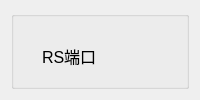
      <widget class="QWidget" name="tab_commonSet">
       <attribute name="title">
        <string>系统设定</string>
       </attribute>
       <layout class="QGridLayout" name="gridLayout_2">
        <item row="0" column="0">
         <widget class="QGroupBox" name="groupBox">
          <property name="title">
           <string/>
          </property>
          <widget class="QWidget" name="layoutWidget">
           <property name="geometry">
            <rect>
             <x>31</x>
             <y>31</y>
             <width>524</width>
             <height>333</height>
            </rect>
           </property>
           <layout class="QGridLayout" name="gridLayout_4">
            <item row="0" column="0">
             <widget class="QLabel" name="lblRSPort">
              <property name="font">
               <font>
                <pointsize>12</pointsize>
               </font>
              </property>
              <property name="text">
               <string>RS端口</string>
              </property>
             </widget>
            </item>
            <item row="0" column="1" colspan="2">
             <spacer name="horizontalSpacer_2">
              <property name="orientation">
               <enum>Qt::Horizontal</enum>
              </property>
              <property name="sizeType">
               <enum>QSizePolicy::Preferred</enum>
              </property>
              <property name="sizeHint" stdset="0">
               <size>
                <width>76</width>
                <height>20</height>
               </size>
              </property>
             </spacer>
            </item>
            <item row="0" column="3">
             <widget class="QSpinBox" name="ebxRsPort">
              <property name="minimumSize">
               <size>
                <width>50</width>
                <height>22</height>
               </size>
              </property>
              <property name="font">
               <font>
                <pointsize>12</pointsize>
               </font>
              </property>
              <property name="minimum">
               <number>1</number>
              </property>
             </widget>
            </item>
            <item row="0" column="4" colspan="2">
             <spacer name="horizontalSpacer_5">
              <property name="orientation">
               <enum>Qt::Horizontal</enum>
              </property>
              <property name="sizeHint" stdset="0">
               <size>
                <width>40</width>
                <height>20</height>
               </size>
              </property>
             </spacer>
            </item>
            <item row="1" column="0">
             <spacer name="verticalSpacer">
              <property name="orientation">
               <enum>Qt::Vertical</enum>
              </property>
              <property name="sizeHint" stdset="0">
               <size>
                <width>48</width>
                <height>13</height>
               </size>
              </property>
             </spacer>
            </item>
            <item row="2" column="0" colspan="2">
             <widget class="QLabel" name="label_3">
              <property name="font">
               <font>
                <pointsize>12</pointsize>
               </font>
              </property>
              <property name="text">
               <string>品种编号</string>
              </property>
             </widget>
            </item>
            <item row="2" column="2">
             <spacer name="horizontalSpacer_3">
              <property name="orientation">
               <enum>Qt::Horizontal</enum>
              </property>
              <property name="sizeType">
               <enum>QSizePolicy::Fixed</enum>
              </property>
              <property name="sizeHint" stdset="0">
               <size>
                <width>60</width>
                <height>20</height>
               </size>
              </property>
             </spacer>
            </item>
            <item row="2" column="3">
             <widget class="QSpinBox" name="ebxColorHin">
              <property name="minimumSize">
               <size>
                <width>50</width>
                <height>0</height>
               </size>
              </property>
              <property name="font">
               <font>
                <pointsize>12</pointsize>
               </font>
              </property>
              <property name="maximum">
               <number>999</number>
              </property>
             </widget>
            </item>
            <item row="2" column="4" colspan="2">
             <spacer name="horizontalSpacer_6">
              <property name="orientation">
               <enum>Qt::Horizontal</enum>
              </property>
              <property name="sizeHint" stdset="0">
               <size>
                <width>40</width>
                <height>20</height>
               </size>
              </property>
             </spacer>
            </item>
            <item row="3" column="0">
             <spacer name="verticalSpacer_2">
              <property name="orientation">
               <enum>Qt::Vertical</enum>
              </property>
              <property name="sizeHint" stdset="0">
               <size>
                <width>48</width>
                <height>13</height>
               </size>
              </property>
             </spacer>
            </item>
            <item row="4" column="0" colspan="2">
             <widget class="QLabel" name="label_4">
              <property name="font">
               <font>
                <pointsize>12</pointsize>
               </font>
              </property>
              <property name="text">
               <string>品种名称</string>
              </property>
             </widget>
            </item>
            <item row="4" column="2">
             <spacer name="horizontalSpacer_4">
              <property name="orientation">
               <enum>Qt::Horizontal</enum>
              </property>
              <property name="sizeHint" stdset="0">
               <size>
                <width>58</width>
                <height>22</height>
               </size>
              </property>
             </spacer>
            </item>
            <item row="4" column="3" colspan="3">
             <widget class="QLineEdit" name="ebxHinsyuName">
              <property name="minimumSize">
               <size>
                <width>330</width>
                <height>25</height>
               </size>
              </property>
              <property name="font">
               <font>
                <pointsize>12</pointsize>
               </font>
              </property>
             </widget>
            </item>
            <item row="5" column="0">
             <spacer name="verticalSpacer_6">
              <property name="orientation">
               <enum>Qt::Vertical</enum>
              </property>
              <property name="sizeHint" stdset="0">
               <size>
                <width>48</width>
                <height>13</height>
               </size>
              </property>
             </spacer>
            </item>
            <item row="6" column="0" colspan="2">
             <widget class="QLabel" name="label_7">
              <property name="font">
               <font>
                <pointsize>12</pointsize>
               </font>
              </property>
              <property name="text">
               <string>程序名称</string>
              </property>
             </widget>
            </item>
            <item row="6" column="2">
             <spacer name="horizontalSpacer_10">
              <property name="orientation">
               <enum>Qt::Horizontal</enum>
              </property>
              <property name="sizeHint" stdset="0">
               <size>
                <width>58</width>
                <height>22</height>
               </size>
              </property>
             </spacer>
            </item>
            <item row="6" column="3" colspan="3">
             <widget class="QLineEdit" name="ebxCaption">
              <property name="minimumSize">
               <size>
                <width>330</width>
                <height>25</height>
               </size>
              </property>
              <property name="font">
               <font>
                <pointsize>12</pointsize>
               </font>
              </property>
             </widget>
            </item>
            <item row="7" column="0">
             <spacer name="verticalSpacer_7">
              <property name="orientation">
               <enum>Qt::Vertical</enum>
              </property>
              <property name="sizeHint" stdset="0">
               <size>
                <width>48</width>
                <height>13</height>
               </size>
              </property>
             </spacer>
            </item>
            <item row="8" column="0" colspan="2">
             <widget class="QLabel" name="label_8">
              <property name="font">
               <font>
                <pointsize>12</pointsize>
               </font>
              </property>
              <property name="text">
               <string>自动保存图片</string>
              </property>
             </widget>
            </item>
            <item row="8" column="2">
             <spacer name="horizontalSpacer_11">
              <property name="orientation">
               <enum>Qt::Horizontal</enum>
              </property>
              <property name="sizeHint" stdset="0">
               <size>
                <width>38</width>
                <height>22</height>
               </size>
              </property>
             </spacer>
            </item>
            <item row="8" column="3" colspan="2">
             <widget class="ImageSwitch" name="chkAutoSave" native="true">
              <property name="minimumSize">
               <size>
                <width>70</width>
                <height>25</height>
               </size>
              </property>
             </widget>
            </item>
            <item row="8" column="5">
             <spacer name="horizontalSpacer_12">
              <property name="orientation">
               <enum>Qt::Horizontal</enum>
              </property>
              <property name="sizeHint" stdset="0">
               <size>
                <width>188</width>
                <height>22</height>
               </size>
              </property>
             </spacer>
            </item>
            <item row="9" column="0">
             <spacer name="verticalSpacer_11">
              <property name="orientation">
               <enum>Qt::Vertical</enum>
              </property>
              <property name="sizeHint" stdset="0">
               <size>
                <width>48</width>
                <height>13</height>
               </size>
              </property>
             </spacer>
            </item>
            <item row="10" column="0" colspan="2">
             <widget class="QLabel" name="label_11">
              <property name="font">
               <font>
                <pointsize>12</pointsize>
               </font>
              </property>
              <property name="text">
               <string>相机距离偏差</string>
              </property>
             </widget>
            </item>
            <item row="10" column="2">
             <spacer name="horizontalSpacer_20">
              <property name="orientation">
               <enum>Qt::Horizontal</enum>
              </property>
              <property name="sizeType">
               <enum>QSizePolicy::Fixed</enum>
              </property>
              <property name="sizeHint" stdset="0">
               <size>
                <width>60</width>
                <height>20</height>
               </size>
              </property>
             </spacer>
            </item>
            <item row="10" column="3">
             <widget class="QSpinBox" name="spinBxDistance">
              <property name="minimumSize">
               <size>
                <width>50</width>
                <height>0</height>
               </size>
              </property>
              <property name="font">
               <font>
                <pointsize>12</pointsize>
               </font>
              </property>
              <property name="buttonSymbols">
               <enum>QAbstractSpinBox::UpDownArrows</enum>
              </property>
              <property name="maximum">
               <number>100</number>
              </property>
             </widget>
            </item>
            <item row="10" column="4" colspan="2">
             <spacer name="horizontalSpacer_19">
              <property name="orientation">
               <enum>Qt::Horizontal</enum>
              </property>
              <property name="sizeHint" stdset="0">
               <size>
                <width>40</width>
                <height>20</height>
               </size>
              </property>
             </spacer>
            </item>
            <item row="11" column="0" colspan="2">
             <spacer name="verticalSpacer_12">
              <property name="orientation">
               <enum>Qt::Vertical</enum>
              </property>
              <property name="sizeHint" stdset="0">
               <size>
                <width>48</width>
                <height>13</height>
               </size>
              </property>
             </spacer>
            </item>
            <item row="12" column="0" colspan="2">
             <widget class="QLabel" name="label_12">
              <property name="font">
               <font>
                <pointsize>12</pointsize>
               </font>
              </property>
              <property name="text">
               <string>相机测试FPS</string>
              </property>
             </widget>
            </item>
            <item row="12" column="2">
             <spacer name="horizontalSpacer_21">
              <property name="orientation">
               <enum>Qt::Horizontal</enum>
              </property>
              <property name="sizeType">
               <enum>QSizePolicy::Fixed</enum>
              </property>
              <property name="sizeHint" stdset="0">
               <size>
                <width>60</width>
                <height>20</height>
               </size>
              </property>
             </spacer>
            </item>
            <item row="12" column="3">
             <widget class="QSpinBox" name="spinBxFps">
              <property name="minimumSize">
               <size>
                <width>50</width>
                <height>0</height>
               </size>
              </property>
              <property name="font">
               <font>
                <pointsize>12</pointsize>
               </font>
              </property>
              <property name="buttonSymbols">
               <enum>QAbstractSpinBox::UpDownArrows</enum>
              </property>
              <property name="maximum">
               <number>100</number>
              </property>
             </widget>
            </item>
            <item row="12" column="4" colspan="2">
             <spacer name="horizontalSpacer_22">
              <property name="orientation">
               <enum>Qt::Horizontal</enum>
              </property>
              <property name="sizeHint" stdset="0">
               <size>
                <width>40</width>
                <height>20</height>
               </size>
              </property>
             </spacer>
            </item>
           </layout>
          </widget>
         </widget>
        </item>
       </layout>
      </widget>
